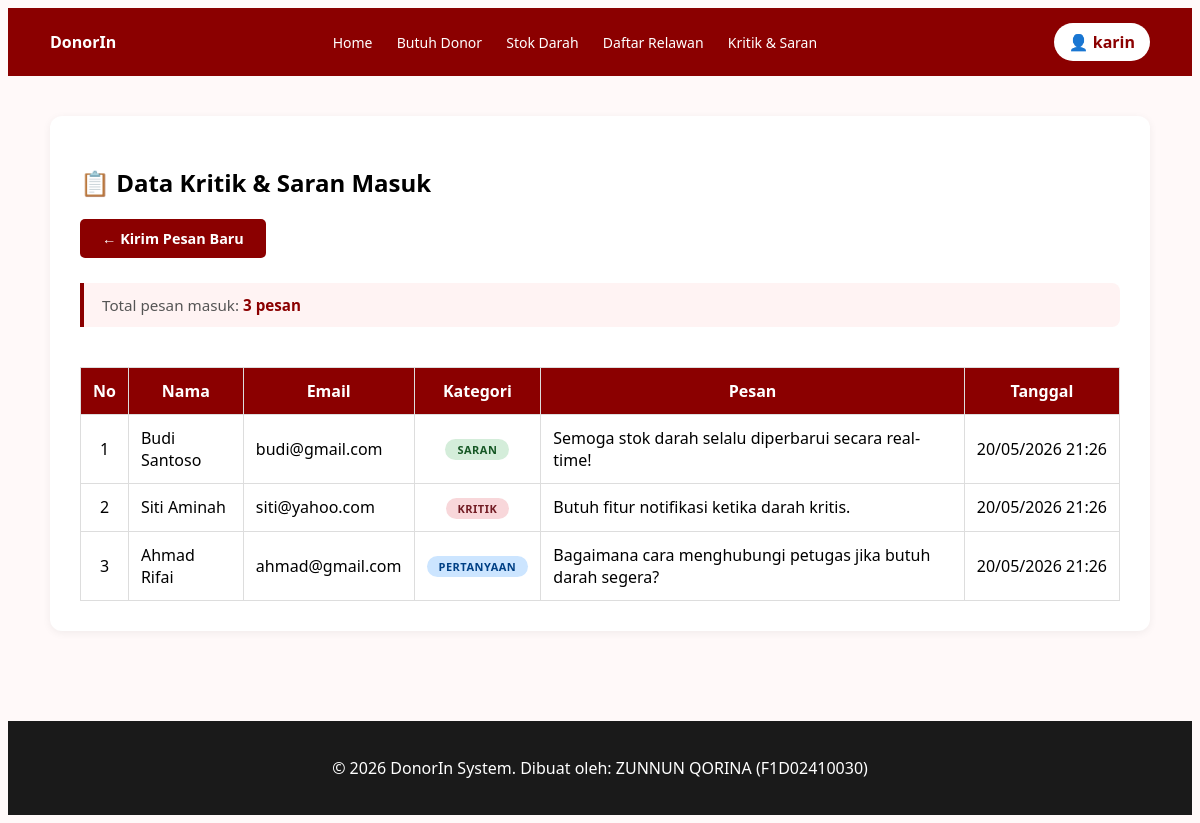
The page /tampil_kritik.php (signed in) on the database its author committed.
### tables this page shows
CREATE TABLE IF NOT EXISTS kritik_saran (
    id       INT AUTO_INCREMENT PRIMARY KEY,
    nama     VARCHAR(100) NOT NULL,
    email    VARCHAR(100) NOT NULL,
    kategori ENUM('kritik','saran','pertanyaan') NOT NULL,
    pesan    TEXT         NOT NULL,
    tanggal  DATETIME     DEFAULT CURRENT_TIMESTAMP
);

### tampil_kritik.php (the view, shortened to what this page needs)
<?php
include 'koneksi.php';
?>
<!DOCTYPE html>
<html lang="id">
<head>
    <link rel="stylesheet" href="styles.css">
</head>
<body>
<?php include 'header.php'; ?>
<main class="wadah konten-halaman">
    <section class="blok-konten">
        <h2>📋 Data Kritik & Saran Masuk</h2>
        <a href="kritik_saran.php" class="tombol-kembali">← Kirim Pesan Baru</a>
        <?php
        $query  = "SELECT * FROM kritik_saran ORDER BY tanggal DESC";
        $hasil  = mysqli_query($conn, $query);
        $jumlah = mysqli_num_rows($hasil);
        ?>
        <div class="info-total">
            Total pesan masuk: <strong><?php echo $jumlah; ?> pesan</strong>
        </div>
        <?php if ($jumlah == 0): ?>
            <p class="kosong">Belum ada pesan masuk.</p>
        <?php else: ?>
            <div style="overflow-x:auto;">
                <table class="tabel-data">
                    <thead>
                        <tr>
                            <th>No</th>
                            <th>Nama</th>
                            <th>Email</th>
                            <th>Kategori</th>
                            <th>Pesan</th>
                            <th>Tanggal</th>
                        </tr>
                    </thead>
                    <tbody>
                    <?php
                    $no = 1;
                    while ($baris = mysqli_fetch_assoc($hasil)):
                        $badge = 'badge-' . $baris['kategori'];
                        $tgl   = date('d/m/Y H:i', strtotime($baris['tanggal']));
                    ?>
                        <tr>
                            <td style="text-align:center;"><?php echo $no++; ?></td>
                            <td><?php echo htmlspecialchars($baris['nama']); ?></td>
                            <td><?php echo htmlspecialchars($baris['email']); ?></td>
                            <td style="text-align:center;">
                                <span class="badge-kategori <?php echo $badge; ?>">
                                    <?php echo $baris['kategori']; ?>
                                </span>
                            </td>
                            <td><?php echo htmlspecialchars($baris['pesan']); ?></td>
                            <td style="white-space:nowrap;"><?php echo $tgl; ?></td>
                        </tr>
                    <?php endwhile; ?>
                    </tbody>
                </table>
            </div>
        <?php endif; ?>
    </section>
</main>
<?php include 'footer.php'; ?>
</body>
</html>

### styles.css (style rules this page uses)
body { font-family: 'Segoe UI', Tahoma, Geneva, Verdana, sans-serif; background-color: #fff9f9; }
.wadah { max-width: 1100px; margin: auto; padding: 0 20px; }
.tabel-data { width: 100%; border-collapse: collapse; margin-top: 20px; }
.tabel-data th, .tabel-data td { border: 1px solid #ddd; padding: 12px; }
.tabel-data th { background: #8b0000; color: white; }
.badge-kategori { display: inline-block; padding: 3px 10px; border-radius: 12px; font-size: 12px; font-weight: bold; text-transform: uppercase; }
.badge-kritik { background: #f8d7da; color: #721c24; }
.badge-saran { background: #d4edda; color: #155724; }
.badge-pertanyaan { background: #cce5ff; color: #004085; }
.blok-konten { background: white; border-radius: 12px; padding: 30px; margin-bottom: 30px; box-shadow: 0 2px 8px rgba(0,0,0,0.06); }
.konten-halaman { padding: 40px 20px; }

### tampil_kritik.php (style rules this page uses)
.badge-kategori { display: inline-block; padding: 3px 12px; border-radius: 12px; font-size: 11px; font-weight: bold; text-transform: uppercase; letter-spacing: 0.5px; }
.badge-kritik { background:#f8d7da; color:#721c24; }
.badge-saran { background:#d4edda; color:#155724; }
.badge-pertanyaan { background:#cce5ff; color:#004085; }
.info-total { background: #fff3f3; border-left: 4px solid #8b0000; padding: 12px 18px; border-radius: 0 8px 8px 0; margin-bottom: 20px; font-size: 0.95rem; color: #555; }
.info-total strong { color: #8b0000; }
.tombol-kembali { display: inline-block; background: #8b0000; color: white; padding: 10px 22px; border-radius: 5px; text-decoration: none; font-weight: bold; margin-bottom: 25px; font-size: 0.9rem; }

### rows shown on the page
kritik_saran: nama "Budi Santoso", email "budi@gmail.com", kategori "SARAN", pesan "Semoga stok darah selalu diperbarui secara real-time!", tanggal "20/05/2026 21:26"
kritik_saran: nama "Siti Aminah", email "siti@yahoo.com", kategori "KRITIK", pesan "Butuh fitur notifikasi ketika darah kritis.", tanggal "20/05/2026 21:26"
kritik_saran: nama "Ahmad Rifai", email "ahmad@gmail.com", kategori "PERTANYAAN", pesan "Bagaimana cara menghubungi petugas jika butuh darah segera?", tanggal "20/05/2026 21:26"

### other values the page prints
$_SESSION['admin_username'] "karin"
$jumlah "3"
